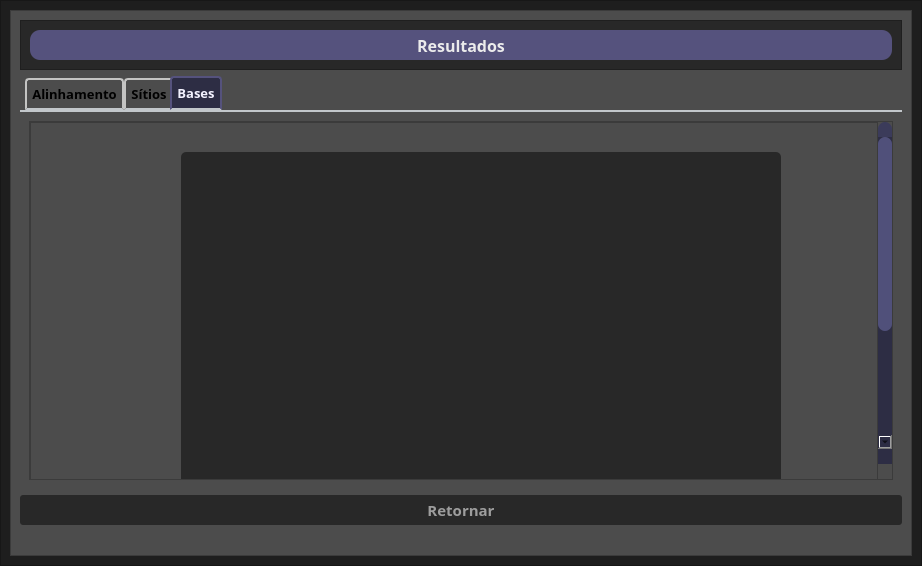
<?xml version="1.0" encoding="UTF-8"?>
<ui version="4.0">
 <class>ResultWindow</class>
 <widget class="QMainWindow" name="ResultWindow">
  <property name="geometry">
   <rect>
    <x>0</x>
    <y>0</y>
    <width>922</width>
    <height>566</height>
   </rect>
  </property>
  <property name="windowTitle">
   <string>MainWindow</string>
  </property>
  <widget class="QWidget" name="centralwidget">
   <layout class="QHBoxLayout" name="horizontalLayout_4">
    <property name="spacing">
     <number>0</number>
    </property>
    <property name="leftMargin">
     <number>0</number>
    </property>
    <property name="topMargin">
     <number>0</number>
    </property>
    <property name="rightMargin">
     <number>0</number>
    </property>
    <property name="bottomMargin">
     <number>0</number>
    </property>
    <item>
     <widget class="QFrame" name="frame">
      <property name="styleSheet">
       <string notr="true">QFrame{
background-color: rgb(30, 30, 30);
}</string>
      </property>
      <property name="frameShape">
       <enum>QFrame::StyledPanel</enum>
      </property>
      <property name="frameShadow">
       <enum>QFrame::Raised</enum>
      </property>
      <layout class="QGridLayout" name="gridLayout">
       <item row="0" column="0">
        <widget class="QFrame" name="frame_2">
         <property name="minimumSize">
          <size>
           <width>500</width>
           <height>500</height>
          </size>
         </property>
         <property name="maximumSize">
          <size>
           <width>1200</width>
           <height>700</height>
          </size>
         </property>
         <property name="styleSheet">
          <string notr="true">QFrame{
background-color: rgb(76,76,76);
}</string>
         </property>
         <property name="frameShape">
          <enum>QFrame::StyledPanel</enum>
         </property>
         <property name="frameShadow">
          <enum>QFrame::Raised</enum>
         </property>
         <layout class="QVBoxLayout" name="verticalLayout_2">
          <property name="bottomMargin">
           <number>30</number>
          </property>
          <item>
           <widget class="QFrame" name="frame_3">
            <property name="minimumSize">
             <size>
              <width>0</width>
              <height>50</height>
             </size>
            </property>
            <property name="styleSheet">
             <string notr="true">QFrame{
	background-color: rgb(40, 40, 40);
}</string>
            </property>
            <property name="frameShape">
             <enum>QFrame::StyledPanel</enum>
            </property>
            <property name="frameShadow">
             <enum>QFrame::Raised</enum>
            </property>
            <layout class="QGridLayout" name="gridLayout_3">
             <item row="0" column="0">
              <widget class="QLabel" name="searchLabel_2">
               <property name="maximumSize">
                <size>
                 <width>1000</width>
                 <height>30</height>
                </size>
               </property>
               <property name="font">
                <font>
                 <family>Bahnschrift SemiBold</family>
                 <pointsize>12</pointsize>
                 <weight>75</weight>
                 <bold>true</bold>
                </font>
               </property>
               <property name="styleSheet">
                <string notr="true">QLabel{
	color:rgb(235, 235, 235);
	background-color: rgb(85, 82, 125);
	border-radius: 10px;
}</string>
               </property>
               <property name="text">
                <string>Resultados</string>
               </property>
               <property name="alignment">
                <set>Qt::AlignCenter</set>
               </property>
              </widget>
             </item>
            </layout>
           </widget>
          </item>
          <item>
           <widget class="QTabWidget" name="tabWidget">
            <property name="font">
             <font>
              <family>Bahnschrift SemiBold</family>
              <pointsize>10</pointsize>
              <weight>75</weight>
              <bold>true</bold>
             </font>
            </property>
            <property name="styleSheet">
             <string notr="true">QTabWidget::pane { /* The tab widget frame */
    border-top: 2px solid #C2C7CB;
}

QTabWidget::tab-bar {
    left: 5px; /* move to the right by 5px */
}

/* Style the tab using the tab sub-control. Note that
    it reads QTabBar _not_ QTabWidget */
QTabBar::tab {
    background: qlineargradient(x1: 0, y1: 0, x2: 0, y2: 1,
                                stop: 0 #E1E1E1, stop: 0.4 #DDDDDD,
                                stop: 0.5 #D8D8D8, stop: 1.0 #D3D3D3);
    border: 2px solid #C4C4C3;
    border-bottom-color: #C2C7CB; /* same as the pane color */
    border-top-left-radius: 4px;
    border-top-right-radius: 4px;
    min-width: 30ex;
    padding: 5px;
}

QTabBar::tab:selected, QTabBar::tab:hover {
    background: qlineargradient(x1: 0, y1: 0, x2: 0, y2: 1,
                                stop: 0 #fafafa, stop: 0.4 #f4f4f4,
                                stop: 0.5 #e7e7e7, stop: 1.0 #fafafa);
}

QTabBar::tab:selected {
	font: 63 11pt &quot;Bahnschrift SemiBold&quot;;
	background-color: rgb(45, 45, 68);
	color: rgb(243, 242, 255);
    border-color: rgb(85, 82, 125);
    border-bottom-color: #C2C7CB; /* same as pane color */
}

QTabBar::tab:!selected {
    margin-top: 2px; /* make non-selected tabs look smaller */
}

/* make use of negative margins for overlapping tabs */
QTabBar::tab:selected {
    /* expand/overlap to the left and right by 4px */
    margin-left: -4px;
    margin-right: -4px;
}

QTabBar::tab:first:selected {
    margin-left: 0; /* the first selected tab has nothing to overlap with on the left */
}

QTabBar::tab:last:selected {
    margin-right: 0; /* the last selected tab has nothing to overlap with on the right */
}

QTabBar::tab:only-one {
    margin: 0; /* if there is only one tab, we don't want overlapping margins */
}</string>
            </property>
            <property name="currentIndex">
             <number>2</number>
            </property>
            <widget class="QWidget" name="alignmentTab">
             <attribute name="title">
              <string>Alinhamento</string>
             </attribute>
             <layout class="QGridLayout" name="gridLayout_2">
              <property name="leftMargin">
               <number>9</number>
              </property>
              <property name="topMargin">
               <number>9</number>
              </property>
              <property name="rightMargin">
               <number>9</number>
              </property>
              <property name="bottomMargin">
               <number>9</number>
              </property>
              <item row="0" column="0">
               <widget class="QScrollArea" name="alignmentScrollArea">
                <property name="styleSheet">
                 <string notr="true">QScrollBar:vertical {
	border: none;
    background: rgb(45, 45, 68);
    width: 14px;
    margin: 15px 0 15px 0;
	border-radius: 0px;
 }

/*  HANDLE BAR VERTICAL */
QScrollBar::handle:vertical {	
	background-color: rgb(80, 80, 122);
	min-height: 30px;
	border-radius: 7px;
}
QScrollBar::handle:vertical:hover{	
	background-color: rgb(255, 0, 127);
}
QScrollBar::handle:vertical:pressed {	
	background-color: rgb(185, 0, 92);
}

/* BTN TOP - SCROLLBAR */
QScrollBar::sub-line:vertical {
	border: none;
	background-color: rgb(59, 59, 90);
	height: 15px;
	border-top-left-radius: 7px;
	border-top-right-radius: 7px;
	subcontrol-position: top;
	subcontrol-origin: margin;
}
QScrollBar::sub-line:vertical:hover {	
	background-color: rgb(255, 0, 127);
}
QScrollBar::sub-line:vertical:pressed {	
	background-color: rgb(185, 0, 92);
}

/* BTN BOTTOM - SCROLLBAR */
QScrollBar::add-line:horizontal {
	border: none;
	background-color: rgb(59, 59, 90);
	height: 15px;
	border-bottom-left-radius: 7px;
	border-bottom-right-radius: 7px;
	subcontrol-position: bottom;
	subcontrol-origin: margin;
}
QScrollBar::add-line:vertical:hover {	
	background-color: rgb(255, 0, 127);
}
QScrollBar::add-line:vertical:pressed {	
	background-color: rgb(185, 0, 92);
}

/* RESET ARROW */
QScrollBar::up-arrow:vertical, QScrollBar::down-arrow:vertical {
	background: none;
}
QScrollBar::add-page:vertical, QScrollBar::sub-page:vertical {
	background: none;
}
</string>
                </property>
                <property name="widgetResizable">
                 <bool>true</bool>
                </property>
                <widget class="QWidget" name="alignmentScrollAreaWidgetContents">
                 <property name="geometry">
                  <rect>
                   <x>0</x>
                   <y>0</y>
                   <width>1200</width>
                   <height>1200</height>
                  </rect>
                 </property>
                 <layout class="QHBoxLayout" name="horizontalLayout">
                  <property name="spacing">
                   <number>0</number>
                  </property>
                  <property name="leftMargin">
                   <number>0</number>
                  </property>
                  <property name="topMargin">
                   <number>0</number>
                  </property>
                  <property name="rightMargin">
                   <number>0</number>
                  </property>
                  <property name="bottomMargin">
                   <number>0</number>
                  </property>
                  <item>
                   <widget class="QFrame" name="alignmentScrollFrame">
                    <property name="minimumSize">
                     <size>
                      <width>1200</width>
                      <height>1200</height>
                     </size>
                    </property>
                    <property name="frameShape">
                     <enum>QFrame::StyledPanel</enum>
                    </property>
                    <property name="frameShadow">
                     <enum>QFrame::Raised</enum>
                    </property>
                    <layout class="QVBoxLayout" name="verticalLayout_3">
                     <property name="leftMargin">
                      <number>12</number>
                     </property>
                     <property name="topMargin">
                      <number>9</number>
                     </property>
                     <property name="rightMargin">
                      <number>9</number>
                     </property>
                     <property name="bottomMargin">
                      <number>9</number>
                     </property>
                     <item>
                      <widget class="QLabel" name="alignmentResultLabel">
                       <property name="font">
                        <font>
                         <family>Consolas</family>
                         <pointsize>11</pointsize>
                         <weight>50</weight>
                         <italic>false</italic>
                         <bold>false</bold>
                        </font>
                       </property>
                       <property name="styleSheet">
                        <string notr="true">/* Result Label */
QLabel{
	color: rgb(255, 255, 255);
	background-color: rgb(40, 40, 40);
	border-radius: 5px;
}</string>
                       </property>
                       <property name="text">
                        <string/>
                       </property>
                       <property name="alignment">
                        <set>Qt::AlignLeading|Qt::AlignLeft|Qt::AlignTop</set>
                       </property>
                      </widget>
                     </item>
                    </layout>
                   </widget>
                  </item>
                 </layout>
                </widget>
               </widget>
              </item>
             </layout>
            </widget>
            <widget class="QWidget" name="sitesTab">
             <attribute name="title">
              <string>Sítios</string>
             </attribute>
             <layout class="QHBoxLayout" name="horizontalLayout_2">
              <item>
               <widget class="QScrollArea" name="sitesScrollArea">
                <property name="styleSheet">
                 <string notr="true">QScrollBar:vertical {
	border: none;
    background: rgb(45, 45, 68);
    width: 14px;
    margin: 15px 0 15px 0;
	border-radius: 0px;
 }

/*  HANDLE BAR VERTICAL */
QScrollBar::handle:vertical {	
	background-color: rgb(80, 80, 122);
	min-height: 30px;
	border-radius: 7px;
}
QScrollBar::handle:vertical:hover{	
	background-color: rgb(255, 0, 127);
}
QScrollBar::handle:vertical:pressed {	
	background-color: rgb(185, 0, 92);
}

/* BTN TOP - SCROLLBAR */
QScrollBar::sub-line:vertical {
	border: none;
	background-color: rgb(59, 59, 90);
	height: 15px;
	border-top-left-radius: 7px;
	border-top-right-radius: 7px;
	subcontrol-position: top;
	subcontrol-origin: margin;
}
QScrollBar::sub-line:vertical:hover {	
	background-color: rgb(255, 0, 127);
}
QScrollBar::sub-line:vertical:pressed {	
	background-color: rgb(185, 0, 92);
}

/* BTN BOTTOM - SCROLLBAR */
QScrollBar::add-line:horizontal {
	border: none;
	background-color: rgb(59, 59, 90);
	height: 15px;
	border-bottom-left-radius: 7px;
	border-bottom-right-radius: 7px;
	subcontrol-position: bottom;
	subcontrol-origin: margin;
}
QScrollBar::add-line:vertical:hover {	
	background-color: rgb(255, 0, 127);
}
QScrollBar::add-line:vertical:pressed {	
	background-color: rgb(185, 0, 92);
}

/* RESET ARROW */
QScrollBar::up-arrow:vertical, QScrollBar::down-arrow:vertical {
	background: none;
}
QScrollBar::add-page:vertical, QScrollBar::sub-page:vertical {
	background: none;
}
</string>
                </property>
                <property name="widgetResizable">
                 <bool>true</bool>
                </property>
                <widget class="QWidget" name="sitesScrollAreaWidgetContents">
                 <property name="geometry">
                  <rect>
                   <x>0</x>
                   <y>0</y>
                   <width>10000</width>
                   <height>1200</height>
                  </rect>
                 </property>
                 <layout class="QHBoxLayout" name="horizontalLayout_3">
                  <property name="leftMargin">
                   <number>0</number>
                  </property>
                  <property name="topMargin">
                   <number>0</number>
                  </property>
                  <property name="rightMargin">
                   <number>0</number>
                  </property>
                  <property name="bottomMargin">
                   <number>0</number>
                  </property>
                  <item>
                   <widget class="QFrame" name="sitesFrame">
                    <property name="minimumSize">
                     <size>
                      <width>10000</width>
                      <height>1200</height>
                     </size>
                    </property>
                    <property name="frameShape">
                     <enum>QFrame::StyledPanel</enum>
                    </property>
                    <property name="frameShadow">
                     <enum>QFrame::Raised</enum>
                    </property>
                    <layout class="QVBoxLayout" name="verticalLayout_4">
                     <property name="leftMargin">
                      <number>12</number>
                     </property>
                     <property name="topMargin">
                      <number>9</number>
                     </property>
                     <property name="rightMargin">
                      <number>9</number>
                     </property>
                     <property name="bottomMargin">
                      <number>9</number>
                     </property>
                     <item>
                      <widget class="QLabel" name="sitesResultLabel">
                       <property name="font">
                        <font>
                         <family>Consolas</family>
                         <pointsize>11</pointsize>
                        </font>
                       </property>
                       <property name="styleSheet">
                        <string notr="true">QLabel{
	color: rgb(255, 255, 255);
	background-color: rgb(40, 40, 40);
	border-radius: 5px;
}</string>
                       </property>
                       <property name="text">
                        <string/>
                       </property>
                       <property name="alignment">
                        <set>Qt::AlignLeading|Qt::AlignLeft|Qt::AlignTop</set>
                       </property>
                      </widget>
                     </item>
                    </layout>
                   </widget>
                  </item>
                 </layout>
                </widget>
               </widget>
              </item>
             </layout>
            </widget>
            <widget class="QWidget" name="basesTab">
             <attribute name="title">
              <string>Bases</string>
             </attribute>
             <layout class="QGridLayout" name="gridLayout_4">
              <item row="0" column="0">
               <widget class="QScrollArea" name="basesScrollArea">
                <property name="styleSheet">
                 <string notr="true">QScrollBar:vertical {
	border: none;
    background: rgb(45, 45, 68);
    width: 14px;
    margin: 15px 0 15px 0;
	border-radius: 0px;
 }

/*  HANDLE BAR VERTICAL */
QScrollBar::handle:vertical {	
	background-color: rgb(80, 80, 122);
	min-height: 30px;
	border-radius: 7px;
}
QScrollBar::handle:vertical:hover{	
	background-color: rgb(255, 0, 127);
}
QScrollBar::handle:vertical:pressed {	
	background-color: rgb(185, 0, 92);
}

/* BTN TOP - SCROLLBAR */
QScrollBar::sub-line:vertical {
	border: none;
	background-color: rgb(59, 59, 90);
	height: 15px;
	border-top-left-radius: 7px;
	border-top-right-radius: 7px;
	subcontrol-position: top;
	subcontrol-origin: margin;
}
QScrollBar::sub-line:vertical:hover {	
	background-color: rgb(255, 0, 127);
}
QScrollBar::sub-line:vertical:pressed {	
	background-color: rgb(185, 0, 92);
}

/* BTN BOTTOM - SCROLLBAR */
QScrollBar::add-line:horizontal {
	border: none;
	background-color: rgb(59, 59, 90);
	height: 15px;
	border-bottom-left-radius: 7px;
	border-bottom-right-radius: 7px;
	subcontrol-position: bottom;
	subcontrol-origin: margin;
}
QScrollBar::add-line:vertical:hover {	
	background-color: rgb(255, 0, 127);
}
QScrollBar::add-line:vertical:pressed {	
	background-color: rgb(185, 0, 92);
}

/* RESET ARROW */
QScrollBar::up-arrow:vertical, QScrollBar::down-arrow:vertical {
	background: none;
}
QScrollBar::add-page:vertical, QScrollBar::sub-page:vertical {
	background: none;
}
</string>
                </property>
                <property name="widgetResizable">
                 <bool>true</bool>
                </property>
                <widget class="QWidget" name="sitesScrollAreaWidgetContents_3">
                 <property name="geometry">
                  <rect>
                   <x>0</x>
                   <y>0</y>
                   <width>842</width>
                   <height>600</height>
                  </rect>
                 </property>
                 <layout class="QHBoxLayout" name="horizontalLayout_6">
                  <property name="leftMargin">
                   <number>0</number>
                  </property>
                  <property name="topMargin">
                   <number>0</number>
                  </property>
                  <property name="rightMargin">
                   <number>0</number>
                  </property>
                  <property name="bottomMargin">
                   <number>0</number>
                  </property>
                  <item>
                   <widget class="QFrame" name="basesFrame">
                    <property name="minimumSize">
                     <size>
                      <width>400</width>
                      <height>600</height>
                     </size>
                    </property>
                    <property name="frameShape">
                     <enum>QFrame::StyledPanel</enum>
                    </property>
                    <property name="frameShadow">
                     <enum>QFrame::Raised</enum>
                    </property>
                    <layout class="QVBoxLayout" name="verticalLayout">
                     <property name="leftMargin">
                      <number>150</number>
                     </property>
                     <property name="topMargin">
                      <number>10</number>
                     </property>
                     <property name="rightMargin">
                      <number>150</number>
                     </property>
                     <property name="bottomMargin">
                      <number>50</number>
                     </property>
                     <item>
                      <widget class="PlotWidget" name="graphicsView">
                       <property name="minimumSize">
                        <size>
                         <width>600</width>
                         <height>500</height>
                        </size>
                       </property>
                       <property name="maximumSize">
                        <size>
                         <width>600</width>
                         <height>500</height>
                        </size>
                       </property>
                       <property name="styleSheet">
                        <string notr="true">QGraphicsView{
	color: rgb(255, 255, 255);
	background-color: rgb(40, 40, 40);
	border-radius: 5px;
}</string>
                       </property>
                       <property name="verticalScrollBarPolicy">
                        <enum>Qt::ScrollBarAsNeeded</enum>
                       </property>
                       <property name="horizontalScrollBarPolicy">
                        <enum>Qt::ScrollBarAsNeeded</enum>
                       </property>
                       <property name="sizeAdjustPolicy">
                        <enum>QAbstractScrollArea::AdjustToContentsOnFirstShow</enum>
                       </property>
                      </widget>
                     </item>
                    </layout>
                   </widget>
                  </item>
                 </layout>
                </widget>
               </widget>
              </item>
             </layout>
            </widget>
           </widget>
          </item>
          <item>
           <widget class="QPushButton" name="returnButton">
            <property name="minimumSize">
             <size>
              <width>100</width>
              <height>30</height>
             </size>
            </property>
            <property name="maximumSize">
             <size>
              <width>16777215</width>
              <height>16777215</height>
             </size>
            </property>
            <property name="font">
             <font>
              <family>Bahnschrift SemiBold</family>
              <pointsize>11</pointsize>
              <weight>75</weight>
              <bold>true</bold>
             </font>
            </property>
            <property name="styleSheet">
             <string notr="true">QPushButton{
	border-radius: 3px;
	background-color: rgb(40, 40, 40);
	color: rgb(157, 157, 157);
}

QPushButton:hover{
	border: 3px solid rgb(90,90,90);
	border-radius: 3px;
	background-color: rgb(80,80,80);
	color: rgb(33, 33, 33);
}

QPushButton:focus{
	background-color: rgb(255, 245, 140);
	border-radius: 3px;
	color: rgb(33, 33, 33);
}
</string>
            </property>
            <property name="text">
             <string>Retornar</string>
            </property>
           </widget>
          </item>
         </layout>
        </widget>
       </item>
      </layout>
     </widget>
    </item>
   </layout>
  </widget>
 </widget>
 <customwidgets>
  <customwidget>
   <class>PlotWidget</class>
   <extends>QGraphicsView</extends>
   <header>pyqtgraph</header>
  </customwidget>
 </customwidgets>
 <resources/>
 <connections/>
</ui>
